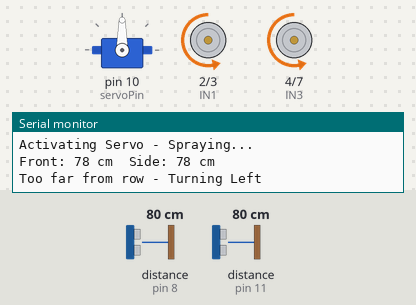
Bench run of a sketch on a simulated Arduino Uno, built with avr-gcc and run on an emulated ATmega328P. Parts: servo, motor-driver pin pairs drawn as motors (green arrow = first pin HIGH = forward, orange = second pin HIGH = backward, longer = more drive, scaled by the enable pin), the last lines printed to the serial monitor. Wiring (inferred from the names in the program): 2 × ultrasonic range finder: trigger pin 9, echo pin 8 / trigger pin 12, echo pin 11. The test bench sets the inputs (shaded band); at power-on: distance to the obstacle (sensors on pin 8, pin 11) 80 cm. The echo pulse lasts 58.3 µs per cm.

Above: at 2.2 s.
2.3 s: distance to the obstacle (sensor on pin 8) set to 23 cm
5.8 s: distance to the obstacle (sensor on pin 8) set to 18 cm
At 7.5 s:
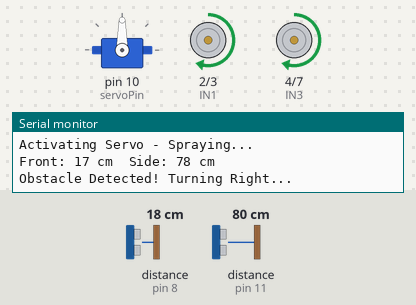
At 8.3 s:
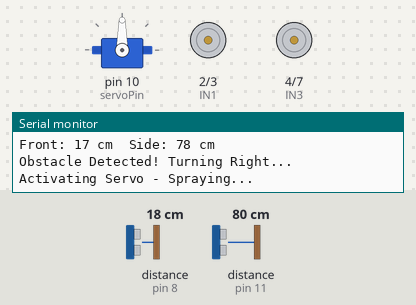
10.1 s: distance to the obstacle (sensor on pin 8) set to 35 cm
13.7 s: distance to the obstacle (sensor on pin 11) set to 30 cm
17.2 s: distance to the obstacle (sensor on pin 11) set to 24 cm
At 17.9 s:
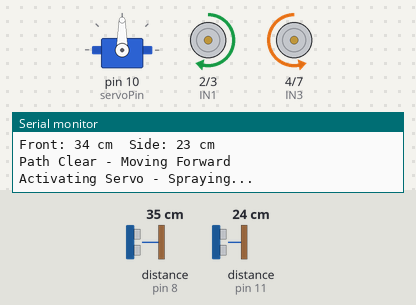
20.7 s: distance to the obstacle (sensor on pin 11) set to 35 cm
At 21.8 s:
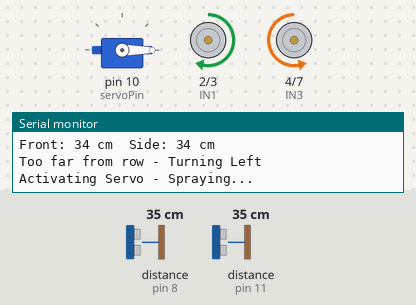
Timing chart, 0 to 25.2 s (numbered marks = the images above; inputs shaded):
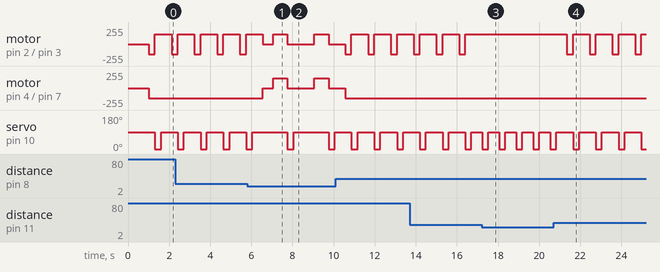

Measured:
- the behaviour switches between 21 and 20 cm on distance to the obstacle (sensor on pin 8) (found by bisection; images 0 and 1)
- the behaviour switches between 27 and 26 cm on distance to the obstacle (sensor on pin 11) (found by bisection; images 2 and 3)
- after the input at 5.8 s, motor on pin 4 (IN3) / pin 7 (IN4): goes stopped 0.50 s, forward 150/255 0.70 s, stopped 1.3 s, forward 150/255 0.70 s, then stopped, starting after 0.76 s; servo on pin 10 (servoPin): alternates 90° for 1.7 s and 0° for 0.30 s, starting after 2.0 s
- after the input at 17.2 s, motor on pin 2 (IN1) / pin 3 (IN2): stops changing and stays forward 150/255; servo on pin 10 (servoPin): alternates 90° for 0.53 s and 0° for 0.30 s, starting at once
- after the input at 20.7 s, motor on pin 2 (IN1) / pin 3 (IN2): alternates forward 150/255 for 0.81 s and backward 150/255 for 0.30 s, starting after 0.65 s; servo on pin 10 (servoPin): alternates 90° for 0.81 s and 0° for 0.30 s, starting after 0.95 s
- by itself, servo on pin 10 (servoPin): alternates 90° for 0.81 s and 0° for 0.30 s

The sketch:

B01_-_OBSTACLE_DETECTION_AND_AVOID_ROBOT.ino
```cpp
#include <Servo.h>

const int trigPinFront = 9;
const int echoPinFront = 8;

const int trigPinSide = 12;
const int echoPinSide = 11;

const int ENA = 5;
const int IN1 = 2;
const int IN2 = 3;
const int ENB = 6;
const int IN3 = 4;
const int IN4 = 7;

Servo taskServo;
const int servoPin = 10;

int frontDistance = 0;
int sideDistance = 0;
const int OBSTACLE_DISTANCE = 20; // cm

void setup()
{

  Serial.begin(9600);
  Serial.println("Precision Farming Robot Initialized");

  pinMode(trigPinFront, OUTPUT);
  pinMode(echoPinFront, INPUT);
  pinMode(trigPinSide, OUTPUT);
  pinMode(echoPinSide, INPUT);

  pinMode(ENA, OUTPUT);
  pinMode(IN1, OUTPUT);
  pinMode(IN2, OUTPUT);
  pinMode(ENB, OUTPUT);
  pinMode(IN3, OUTPUT);
  pinMode(IN4, OUTPUT);

  taskServo.attach(servoPin);
  taskServo.write(90);

  delay(1000);
}

void loop() {
  frontDistance = readUltrasonic(trigPinFront, echoPinFront);
  sideDistance = readUltrasonic(trigPinSide, echoPinSide);


  Serial.print("Front: ");
  Serial.print(frontDistance);
  Serial.print(" cm\tSide: ");
  Serial.print(sideDistance);
  Serial.println(" cm");

  if (frontDistance < OBSTACLE_DISTANCE)
  {
    Serial.println("Obstacle Detected! Turning Right...");
    stopMotors();
    delay(500);
    turnRight();
    delay(700);
    stopMotors();
  }

  else if (sideDistance > 25)
  {
    Serial.println("Too far from row - Turning Left");
    turnLeft();
    delay(300);
    moveForward();
  }
  else if (sideDistance < 10)
  {
    Serial.println("Too close to row - Turning Right");
    turnRight();
    delay(300);
    moveForward();
  }
  else
  {
    Serial.println("Path Clear - Moving Forward");
    moveForward();
  }

  Serial.println("Activating Servo - Spraying...");
  taskServo.write(0);
  delay(300);
  taskServo.write(90);
  delay(500);
}


int readUltrasonic(int trigPin, int echoPin)
{
  digitalWrite(trigPin, LOW);
  delayMicroseconds(2);
  digitalWrite(trigPin, HIGH);
  delayMicroseconds(10);
  digitalWrite(trigPin, LOW);

  long duration = pulseIn(echoPin, HIGH);
  int distance = duration * 0.034 / 2;
  return distance;
}
void moveForward()
{
  digitalWrite(IN1, HIGH);
  digitalWrite(IN2, LOW);

  digitalWrite(IN3, LOW);
  digitalWrite(IN4, HIGH);

  analogWrite(ENA, 150);
  analogWrite(ENB, 150);
}

void stopMotors()
{
  digitalWrite(IN1, LOW);
  digitalWrite(IN2, LOW);
  digitalWrite(IN3, LOW);
  digitalWrite(IN4, LOW);

  analogWrite(ENA, 0);
  analogWrite(ENB, 0);
}

void turnLeft()
{
  digitalWrite(IN1, LOW);
  digitalWrite(IN2, HIGH);

  digitalWrite(IN3, LOW);
  digitalWrite(IN4, HIGH);

  analogWrite(ENA, 150);
  analogWrite(ENB, 150);
}

void turnRight()
{
  digitalWrite(IN1, HIGH);
  digitalWrite(IN2, LOW);

  digitalWrite(IN3, HIGH);
  digitalWrite(IN4, LOW);

  analogWrite(ENA, 150);
  analogWrite(ENB, 150);
}
```
